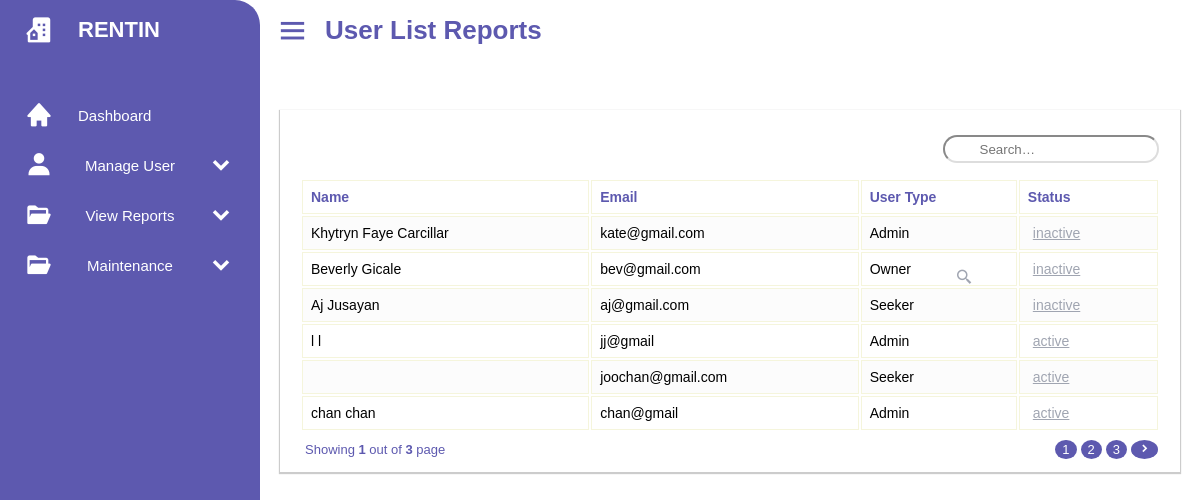
Screenshot of /userList.php with the database file from the repository.
### tables this page shows
CREATE TABLE `user` (
  `user_ID` int(11) NOT NULL,
  `username` varchar(50) NOT NULL,
  `password` varchar(50) NOT NULL,
  `userInfo_ID` int(11) NOT NULL,
  `userLevel_ID` int(11) NOT NULL,
  `status` int(11) NOT NULL
);

CREATE TABLE `userinfo` (
  `userInfo_ID` int(11) NOT NULL,
  `firstname` varchar(99) NOT NULL,
  `lastname` varchar(99) NOT NULL,
  `email` varchar(99) NOT NULL,
  `contact` int(11) NOT NULL
);

### userList.php (the view, shortened to what this page needs)
<!DOCTYPE>
<html>
    <head>
        <link href='https://unpkg.com/boxicons@2.1.4/css/boxicons.min.css' rel='stylesheet'>
    </head>
    <body>
        <div class = "container">
            <div class = "navigation">
                <div class = "logo">
                <i class='bx bxs-building-house'></i>
                    <span class = "logo-name"> RENTIN </span>
                </div>
                <ul class = "nav-links">
                    <li>
                        <a href = "adminDashboard.php">
                        <i class='bx bxs-home'></i>
                            <span class = "label"> Dashboard </span>
                        </a>
                    </li>
                    <li>
                        <div class = "menu">
                            <i class='bx bxs-user'></i>
                            <span class = "label"> Manage User
                            </span>
                            <i class='bx bxs-chevron-down arrow'></i>
                        </div>
                    </li>
                    <li>
                        <div class = "menu">
                        <i class='bx bxs-folder-open' ></i>
                            <span class = "label"> View Reports </span>
                        <i class='bx bxs-chevron-down arrow'></i>
                        </div>
                    </li>
                    <li>
                        <div class = "menu">
                        <i class='bx bxs-folder-open' ></i>
                            <span class = "label"> Maintenance </span>
                        <i class='bx bxs-chevron-down arrow'></i>
                        </div>
                    </li>
                </ul>
            </div>
        </div>
        <section class = "menu-toggle">
            <div class = "toggle-content">
                <i class = "bx bx-menu"> </i>
                <span class = "text"> User List Reports </span>
            </div>
            <div class="container-xl">
                <div class="table-wrapper">
                    <div class="table-title">
                        <div class="row">
                            <div class="col-sm-4">
                                <div class="search-box">
                                    <i class="bx bx-search-alt-2" style="font-size: 18px;"></i>
                                    <input type="text" class="form-control" placeholder="Search&hellip;">
                                </div>
                            </div>
                        </div>
                        <table class="table table-striped table-hover table-bordered">
                        <thead>
                            <tr>
                                <th>Name</th>
                                <th>Email</th>
                                <th>User Type</th>
                                <th>Status</th>
                            </tr>
                        </thead>
                        <tbody>
                        <?php
                            include "dbconn.php";
                            if(isset($_GET['page']) && $_GET['page'] !== "") {
                                $page = $_GET['page'];
                            } else {
                                $page = 1;
                            }
                            $limit = 6;
                            $offset = ($page - 1) * $limit;
                            $sql = "SELECT userinfo.userInfo_ID, userinfo.email, user.userLevel_ID, user.status, CONCAT(firstName,' ', lastName) AS fullName FROM userinfo JOIN user ON userinfo.userInfo_ID = user.userInfo_ID LIMIT $offset, $limit";
                            $result = mysqli_query($conn, $sql);
                            while ($row = mysqli_fetch_assoc($result)) {
                                ?>
                                    <tr class = "data-row">
                                        <td> <?php echo $row['fullName'] ?> </td>
                                        <td> <?php echo $row['email'] ?> </td>
                                        <td>
                                            <?php
                                                if ($row['userLevel_ID'] == 1){
                                                    echo "Admin";
                                                } else if ($row['userLevel_ID'] == 2){
                                                    echo "Owner";
                                                } if ($row['userLevel_ID'] == 3){
                                                    echo "Seeker";
                                                }
                                            ?>
                                        </td>
                                        <td>
                                            <?php
                                                if ($row['status'] == 1) {
                                                    echo '<p> <a href = "status.php?userInfo_ID='.$row['userInfo_ID'].'&status=0"> active </a> </p>';
                                                } else {
                                                    echo '<p> <a href = "status.php?userInfo_ID='.$row['userInfo_ID'].'&status=1"> inactive </a> </p>';
                                                }
                                            ?>
                                        </td>
                                    </tr>
                                <?php
                            }
                        ?>
                        </tbody>
                    </table>
                    <div class="clearfix">
                        <ul class="pagination">
                    <?php
                    $query =  "SELECT COUNT(*) FROM user";
                    $result_count = mysqli_query($conn, $query);
                    $records = mysqli_fetch_row($result_count);
                    $total_records = $records[0];
                    $total_pages = ceil($total_records / $limit);
                    $link = "";
                    ?>
                    <?php
                         for ($counter = 1; $counter <= $total_pages; $counter++){
                            if ($counter == $page) {
                                $link .= "<li class = 'page-item active'>
                                <a class = 'page-link' href= 'manageAdmin?page="
                                .$counter."'>".$counter." </a></li>";
                            } else {
                                $link .= "<li class = 'page-item'>
                                <a class = 'page-link' href='manageAdmin.php?page=".$counter."'> ".$counter." </a> </li>";
                            }
                        };
                        echo $link;
                        if($page < $total_pages) {
                            echo "<li class = 'page-item'>
                            <a class = 'page-link' href='manageAdmin.php?page=".($page+1)."'>
                            <i class = 'bx bxs-chevron-right'></i> </a></li>";
                        }
                    ?>
                </ul>
                <div class="hint-text">Showing <b> <?= $page; ?> </b> out of <b> <?= $total_pages; ?></b> page</div>
                    </div>
                    </div>
                </div>
            </div>
        </section>
    </body>
</html>

### rows the page displays
user: fullName "Khytryn Faye Carcillar", userInfo_ID.email "kate@gmail.com", shows "Admin"
user: fullName "Beverly Gicale", userInfo_ID.email "bev@gmail.com", shows "Owner"
user: fullName "Aj Jusayan", userInfo_ID.email "aj@gmail.com", shows "Seeker"
user: fullName "l l", userInfo_ID.email "jj@gmail", shows "Admin"
user: userInfo_ID.email "joochan@gmail.com", shows "Seeker"
user: fullName "chan chan", userInfo_ID.email "chan@gmail", shows "Admin"

### other values shown
$page "1"
$total_pages "3"
